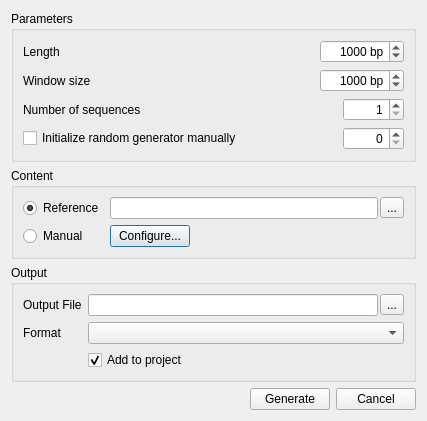
<?xml version="1.0" encoding="UTF-8"?>
<ui version="4.0">
 <class>DNASequenceGeneratorDialog</class>
 <widget class="QDialog" name="DNASequenceGeneratorDialog">
  <property name="geometry">
   <rect>
    <x>0</x>
    <y>0</y>
    <width>427</width>
    <height>392</height>
   </rect>
  </property>
  <property name="windowTitle">
   <string>Generate Sequence</string>
  </property>
  <layout class="QVBoxLayout" name="verticalLayout_2">
   <item>
    <widget class="QGroupBox" name="paramsBox">
     <property name="sizePolicy">
      <sizepolicy hsizetype="Preferred" vsizetype="Fixed">
       <horstretch>0</horstretch>
       <verstretch>0</verstretch>
      </sizepolicy>
     </property>
     <property name="title">
      <string>Parameters</string>
     </property>
     <layout class="QVBoxLayout" name="verticalLayout">
      <item>
       <layout class="QGridLayout" name="gridLayout_3">
        <item row="0" column="0">
         <widget class="QLabel" name="lengthLabel">
          <property name="text">
           <string>Length</string>
          </property>
         </widget>
        </item>
        <item row="0" column="1">
         <widget class="QSpinBox" name="lengthSpin">
          <property name="sizePolicy">
           <sizepolicy hsizetype="Fixed" vsizetype="Fixed">
            <horstretch>0</horstretch>
            <verstretch>0</verstretch>
           </sizepolicy>
          </property>
          <property name="alignment">
           <set>Qt::AlignRight|Qt::AlignTrailing|Qt::AlignVCenter</set>
          </property>
          <property name="suffix">
           <string> bp</string>
          </property>
          <property name="minimum">
           <number>1</number>
          </property>
          <property name="maximum">
           <number>2147483647</number>
          </property>
          <property name="value">
           <number>1000</number>
          </property>
         </widget>
        </item>
        <item row="1" column="0">
         <widget class="QLabel" name="label">
          <property name="text">
           <string>Window size</string>
          </property>
         </widget>
        </item>
        <item row="1" column="1">
         <widget class="QSpinBox" name="windowSpinBox">
          <property name="alignment">
           <set>Qt::AlignRight|Qt::AlignTrailing|Qt::AlignVCenter</set>
          </property>
          <property name="suffix">
           <string> bp</string>
          </property>
          <property name="minimum">
           <number>1</number>
          </property>
          <property name="maximum">
           <number>2147483647</number>
          </property>
          <property name="value">
           <number>1000</number>
          </property>
         </widget>
        </item>
       </layout>
      </item>
      <item>
       <layout class="QGridLayout" name="gridLayout_4">
        <item row="0" column="2">
         <widget class="QSpinBox" name="seqNumSpin">
          <property name="sizePolicy">
           <sizepolicy hsizetype="Minimum" vsizetype="Fixed">
            <horstretch>0</horstretch>
            <verstretch>0</verstretch>
           </sizepolicy>
          </property>
          <property name="alignment">
           <set>Qt::AlignRight|Qt::AlignTrailing|Qt::AlignVCenter</set>
          </property>
          <property name="minimum">
           <number>1</number>
          </property>
          <property name="maximum">
           <number>10000</number>
          </property>
         </widget>
        </item>
        <item row="0" column="1">
         <spacer name="horizontalSpacer_3">
          <property name="orientation">
           <enum>Qt::Horizontal</enum>
          </property>
          <property name="sizeHint" stdset="0">
           <size>
            <width>42</width>
            <height>20</height>
           </size>
          </property>
         </spacer>
        </item>
        <item row="0" column="0">
         <widget class="QLabel" name="seqNumLabel">
          <property name="text">
           <string>Number of sequences</string>
          </property>
         </widget>
        </item>
        <item row="1" column="0">
         <widget class="QCheckBox" name="seedCheckBox">
          <property name="text">
           <string>Initialize random generator manually</string>
          </property>
         </widget>
        </item>
        <item row="1" column="1">
         <spacer name="horizontalSpacer_4">
          <property name="orientation">
           <enum>Qt::Horizontal</enum>
          </property>
          <property name="sizeHint" stdset="0">
           <size>
            <width>42</width>
            <height>20</height>
           </size>
          </property>
         </spacer>
        </item>
        <item row="1" column="2">
         <widget class="QSpinBox" name="seedSpinBox">
          <property name="sizePolicy">
           <sizepolicy hsizetype="Minimum" vsizetype="Fixed">
            <horstretch>0</horstretch>
            <verstretch>0</verstretch>
           </sizepolicy>
          </property>
          <property name="minimumSize">
           <size>
            <width>0</width>
            <height>0</height>
           </size>
          </property>
          <property name="alignment">
           <set>Qt::AlignRight|Qt::AlignTrailing|Qt::AlignVCenter</set>
          </property>
          <property name="maximum">
           <number>1000</number>
          </property>
         </widget>
        </item>
       </layout>
      </item>
     </layout>
    </widget>
   </item>
   <item>
    <widget class="QGroupBox" name="contentValuesBox">
     <property name="sizePolicy">
      <sizepolicy hsizetype="Preferred" vsizetype="Fixed">
       <horstretch>0</horstretch>
       <verstretch>0</verstretch>
      </sizepolicy>
     </property>
     <property name="title">
      <string>Content</string>
     </property>
     <layout class="QGridLayout" name="gridLayout">
      <item row="0" column="0">
       <widget class="QRadioButton" name="referenceButton">
        <property name="text">
         <string>Reference</string>
        </property>
        <property name="checked">
         <bool>true</bool>
        </property>
       </widget>
      </item>
      <item row="0" column="1">
       <layout class="QHBoxLayout" name="horizontalLayout_2">
        <property name="spacing">
         <number>2</number>
        </property>
        <item>
         <widget class="QLineEdit" name="inputEdit"/>
        </item>
        <item>
         <widget class="QToolButton" name="inputButton">
          <property name="text">
           <string>...</string>
          </property>
         </widget>
        </item>
       </layout>
      </item>
      <item row="1" column="0">
       <widget class="QRadioButton" name="manualButton">
        <property name="text">
         <string>Manual</string>
        </property>
       </widget>
      </item>
      <item row="1" column="1">
       <layout class="QHBoxLayout" name="horizontalLayout_3">
        <item>
         <widget class="QPushButton" name="configureButton">
          <property name="sizePolicy">
           <sizepolicy hsizetype="Fixed" vsizetype="Fixed">
            <horstretch>0</horstretch>
            <verstretch>0</verstretch>
           </sizepolicy>
          </property>
          <property name="text">
           <string>Configure...</string>
          </property>
         </widget>
        </item>
        <item>
         <spacer name="horizontalSpacer">
          <property name="orientation">
           <enum>Qt::Horizontal</enum>
          </property>
          <property name="sizeHint" stdset="0">
           <size>
            <width>40</width>
            <height>20</height>
           </size>
          </property>
         </spacer>
        </item>
       </layout>
      </item>
     </layout>
    </widget>
   </item>
   <item>
    <widget class="QGroupBox" name="outputBox">
     <property name="sizePolicy">
      <sizepolicy hsizetype="Preferred" vsizetype="Fixed">
       <horstretch>0</horstretch>
       <verstretch>0</verstretch>
      </sizepolicy>
     </property>
     <property name="title">
      <string>Output</string>
     </property>
     <layout class="QGridLayout" name="gridLayout_2">
      <item row="0" column="0">
       <widget class="QLabel" name="outputLabel">
        <property name="text">
         <string>Output File</string>
        </property>
       </widget>
      </item>
      <item row="0" column="1">
       <layout class="QHBoxLayout" name="horizontalLayout">
        <property name="spacing">
         <number>2</number>
        </property>
        <item>
         <widget class="QLineEdit" name="outputEdit"/>
        </item>
        <item>
         <widget class="QToolButton" name="outputButton">
          <property name="text">
           <string>...</string>
          </property>
         </widget>
        </item>
       </layout>
      </item>
      <item row="1" column="0">
       <widget class="QLabel" name="formatLabel">
        <property name="text">
         <string>Format</string>
        </property>
       </widget>
      </item>
      <item row="1" column="1">
       <widget class="QComboBox" name="formatCombo">
        <property name="sizePolicy">
         <sizepolicy hsizetype="Expanding" vsizetype="Fixed">
          <horstretch>0</horstretch>
          <verstretch>0</verstretch>
         </sizepolicy>
        </property>
       </widget>
      </item>
      <item row="2" column="1">
       <widget class="QCheckBox" name="addToProjCBox">
        <property name="sizePolicy">
         <sizepolicy hsizetype="Fixed" vsizetype="Fixed">
          <horstretch>0</horstretch>
          <verstretch>0</verstretch>
         </sizepolicy>
        </property>
        <property name="layoutDirection">
         <enum>Qt::LeftToRight</enum>
        </property>
        <property name="text">
         <string>Add to project</string>
        </property>
        <property name="checked">
         <bool>true</bool>
        </property>
       </widget>
      </item>
     </layout>
    </widget>
   </item>
   <item>
    <spacer name="verticalSpacer">
     <property name="orientation">
      <enum>Qt::Vertical</enum>
     </property>
     <property name="sizeHint" stdset="0">
      <size>
       <width>20</width>
       <height>0</height>
      </size>
     </property>
    </spacer>
   </item>
   <item>
    <layout class="QHBoxLayout" name="horizontalLayout_4">
     <item>
      <spacer name="horizontalSpacer_2">
       <property name="orientation">
        <enum>Qt::Horizontal</enum>
       </property>
       <property name="sizeHint" stdset="0">
        <size>
         <width>40</width>
         <height>20</height>
        </size>
       </property>
      </spacer>
     </item>
     <item>
      <widget class="QPushButton" name="generateButton">
       <property name="text">
        <string>Generate</string>
       </property>
      </widget>
     </item>
     <item>
      <widget class="QPushButton" name="cancelButton">
       <property name="text">
        <string>Cancel</string>
       </property>
      </widget>
     </item>
    </layout>
   </item>
  </layout>
 </widget>
 <resources/>
 <connections/>
</ui>
